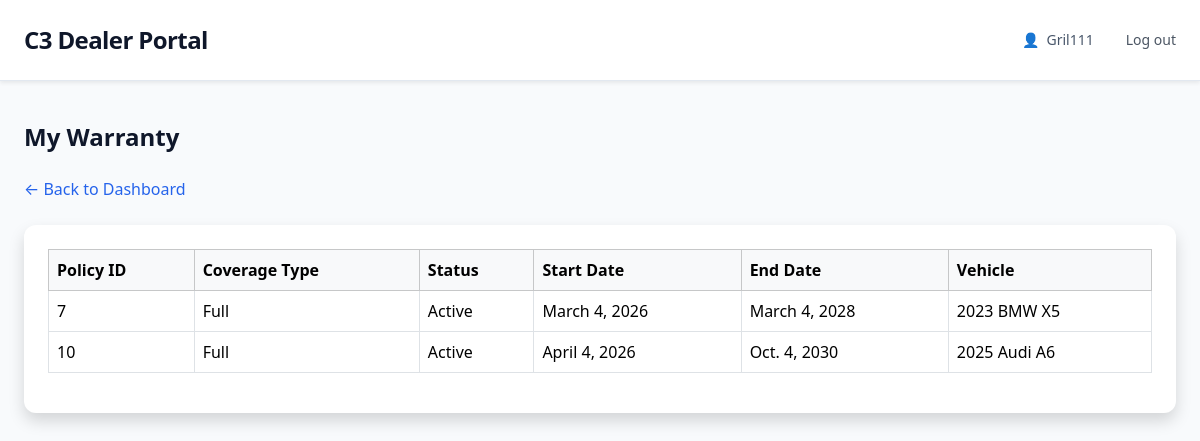
The page /users/customer/warranty/ (signed in) on the database its author committed.
### learning_logs/models.py (models this page shows)
class Warrantypolicy(models.Model):
    policyid = models.IntegerField(db_column='policyID', primary_key=True)
    vehicleid = models.ForeignKey(
        Vehicle,
        models.DO_NOTHING,
        db_column='vehicleID',
        blank=True,
        null=True
    )
    startdate = models.DateField(db_column='startDate', blank=True, null=True)
    enddate = models.DateField(db_column='endDate', blank=True, null=True)
    status = models.TextField(blank=True, null=True)
    coveragetype = models.TextField(db_column='coverageType', blank=True, null=True)
    class Meta:
        managed = False
        db_table = 'WarrantyPolicy'

class Vehicle(models.Model):
    vehicleid = models.IntegerField(db_column='vehicleID', primary_key=True)
    customerid = models.ForeignKey(
        Customer,
        models.DO_NOTHING,
        db_column='customerID',
        blank=True,
        null=True
    )
    model = models.TextField(max_length= 100)
    year = models.IntegerField(blank=True, null=True)
    mileage = models.IntegerField(blank=True, null=True)
    vin = models.CharField(max_length= 50,db_column='VIN', blank=True, null=True)
    class Meta:
        managed = False
        db_table = 'Vehicle'
    def __str__(self):
        return f"{self.year} {self.model}"

### users/views.py (the view)
# urls.py: path('customer/warranty/', views.customer_warranty, name='customer_warranty'),
@login_required
def customer_warranty(request):
    customer_account = CustomerAccount.objects.get(user=request.user)
    customer = customer_account.customer
    vehicles = Vehicle.objects.filter(customerid=customer)
    warranties = Warrantypolicy.objects.filter(vehicleid__in=vehicles)
    context = {
        'warranties': warranties,
        'customer': customer,
        'vehicles': vehicles,
    }
    return render(request, 'users/customer_warranty.html', context)

### users/templates/users/customer_warranty.html
{% extends "learning_logs/base.html" %}
{% block content %}
<h1 class="text-2xl font-semibold mb-6">My Warranty</h1>
<div class="mb-4">
    <a href="{% url 'users:customer_dashboard' %}"
       class="text-blue-600 hover:underline">
        ← Back to Dashboard
    </a>
</div>
<div class="bg-white rounded-xl shadow p-6">
    {% if warranties %}
        <div class="overflow-x-auto">
            <table class="table table-bordered table-hover align-middle">
                <thead class="table-light">
                    <tr>
                        <th>Policy ID</th>
                        <th>Coverage Type</th>
                        <th>Status</th>
                        <th>Start Date</th>
                        <th>End Date</th>
                        <th>Vehicle</th>
                    </tr>
                </thead>
                <tbody>
                    {% for warranty in warranties %}
                    <tr>
                        <td>{{ warranty.policyid }}</td>
                        <td>{{ warranty.coveragetype }}</td>
                        <td>{{ warranty.status }}</td>
                        <td>{{ warranty.startdate }}</td>
                        <td>{{ warranty.enddate }}</td>
                        <td>{{ warranty.vehicleid }}</td>
                    </tr>
                    {% endfor %}
                </tbody>
            </table>
        </div>
    {% else %}
        <p class="text-muted mb-0">No warranty records found.</p>
    {% endif %}
</div>
{% endblock content %}

### learning_logs/templates/learning_logs/base.html (shortened to what this page needs)
<!DOCTYPE html>
<html lang="en">
<head>
    <link href="https://cdn.jsdelivr.net/npm/bootstrap@5.3.3/dist/css/bootstrap.min.css" rel="stylesheet">
    <script src="https://cdn.tailwindcss.com"></script>
</head>
<body class="bg-slate-50 text-slate-900">
    <header class="bg-white border-b border-slate-200 shadow-sm">
        <div class="max-w-7xl mx-auto px-6">
            <div class="flex items-center justify-between h-20">
                <a href="{% url 'learning_logs:index' %}"
                   class="text-2xl font-bold tracking-tight text-slate-900 hover:text-blue-600 transition">
                    C3 Dealer Portal
                </a>
                <div class="flex items-center gap-8 text-sm">
                    {% if request.user.is_authenticated %}
                        <div class="flex items-center gap-2 text-slate-600">
                            <span>👤</span>
                            <span class="font-medium">{{ user.username }}</span>
                        </div>
                        <form action="{% url 'users:logout' %}" method="post" class="m-0 inline">
                            <button type="submit"
                                    class="text-sm text-gray-600 hover:text-gray-900 bg-transparent border-none p-0">
                                    Log out
                            </button>
                        </form>
                    {% endif %}
                </div>
            </div>
        </div>
    </header>
    <main class="max-w-7xl mx-auto px-6 py-10">
        {% block content %}
        {% endblock content %}
    </main>
</body>
</html>

### rows shown on the page
Warrantypolicy: policyid "7", coveragetype "Full", status "Active", startdate "March 4, 2026", enddate "March 4, 2028", vehicleid "2023 BMW X5"
Warrantypolicy: policyid "10", coveragetype "Full", status "Active", startdate "April 4, 2026", enddate "Oct. 4, 2030", vehicleid "2025 Audi A6"

### other values the page prints
{{ user.username }} "Gril111"
